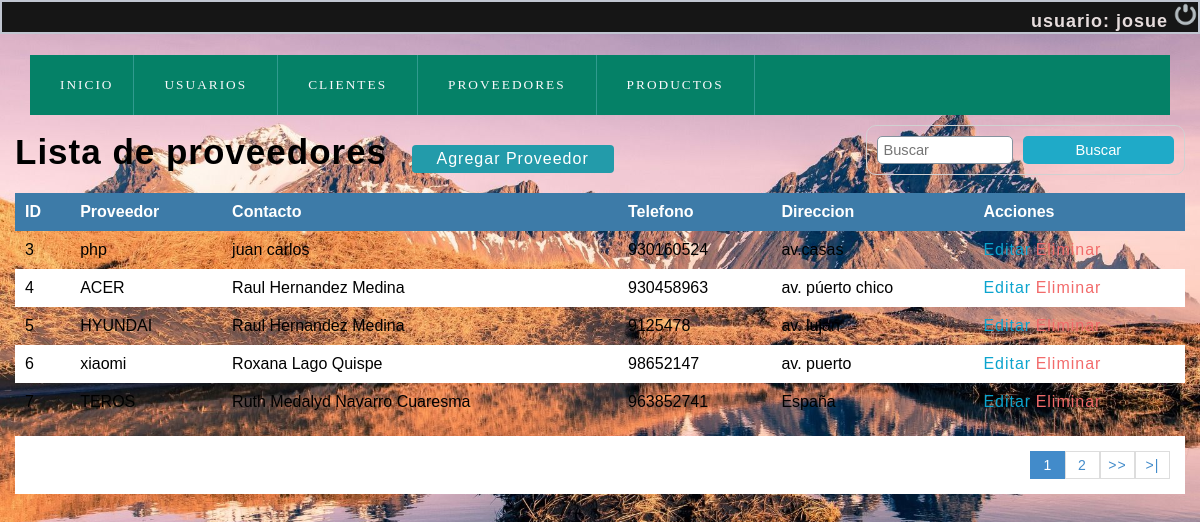
The app's page /olvidocontraseña/lista_proveedor.php (signed in) with its own data.
### tables this page shows
CREATE TABLE `users` (
  `id` int(11) NOT NULL,
  `first_name` varchar(100) NOT NULL,
  `last_name` varchar(100) NOT NULL,
  `email` varchar(100) NOT NULL,
  `password` varchar(255) NOT NULL,
  `phone` varchar(15) NOT NULL,
  `forgot_pass_identity` varchar(32) NOT NULL,
  `created` datetime NOT NULL,
  `modified` datetime NOT NULL,
  `status` enum('1','0') NOT NULL DEFAULT '1'
);

CREATE TABLE `proveedores` (
  `codproveedor` int(11) NOT NULL,
  `proveedor` varchar(100) NOT NULL,
  `contacto` varchar(100) NOT NULL,
  `telefono` int(9) NOT NULL,
  `direccion` varchar(100) NOT NULL
);

### olvidocontraseña/user.php (called while the page is built, shortened)
<?php
class User{
    private $dbHost     = "localhost";
    private $dbUsername = "root";
    private $dbPassword = "12345678";
    private $dbName     = "logtest";
    private $port = 3360;
    private $userTbl    = "users";
    public function __construct(){
        if(!isset($this->db)){
            $conn = new mysqli($this->dbHost, $this->dbUsername, $this->dbPassword, $this->dbName,$this->port);
            if($conn->connect_error){
                die("Failed to connect with MySQL: " . $conn->connect_error);
            }else{
                $this->db = $conn;
            }
        }
    }
    public function getRows($conditions = array()){
        $sql = 'SELECT ';
        $sql .= array_key_exists("select",$conditions)?$conditions['select']:'*';
        $sql .= ' FROM '.$this->userTbl;
        if(array_key_exists("where",$conditions)){
            $sql .= ' WHERE ';
            $i = 0;
            foreach($conditions['where'] as $key => $value){
                $pre = ($i > 0)?' AND ':'';
                $sql .= $pre.$key." = '".$value."'";
                $i++;
            }
        }
        $result = $this->db->query($sql);
        if(array_key_exists("return_type",$conditions) && $conditions['return_type'] != 'all'){
            switch($conditions['return_type']){
                case 'single':
                    $data = $result->fetch_assoc();
                    break;
            }
        }else{
            if($result->num_rows > 0){
                while($row = $result->fetch_assoc()){
                    $data[] = $row;
                }
            }
        }
        return !empty($data)?$data:false;
    }
}

### olvidocontraseña/lista_proveedor.php (the view, shortened to what this page needs)
<?php
	include "conexion.php";
 ?>
<!DOCTYPE html>
<html lang="en">
<head>
	<?php include "scripts.php"; ?>
</head>
<body>
	<?php include "index2.php"; ?>
	<section id="container">
		<h1>Lista de proveedores</h1>
		<a href="registro_proveedores.php" class="btn_new">Agregar Proveedor</a>
		<form action="buscar_proveedor.php" method="get" class="form_search">
			<input type="text" name="busqueda" id="busqueda" placeholder="Buscar">
			<input type="submit" value="Buscar" class="btn_search">
		</form>
		<table>
			<tr>
				<th>ID</th>
				<th>Proveedor</th>
				<th>Contacto</th>
				<th>Telefono</th>
				<th>Direccion</th>
				<th>Acciones</th>
			</tr>
		<?php
			$sql_registe = mysqli_query($conection,"SELECT COUNT(*) as total_registro FROM proveedores");
			$result_register = mysqli_fetch_array($sql_registe);
			$total_registro = $result_register['total_registro'];
			$por_pagina = 5;
			if(empty($_GET['pagina']))
			{
				$pagina = 1;
			}else{
				$pagina = $_GET['pagina'];
			}
			$desde = ($pagina-1) * $por_pagina;
			$total_paginas = ceil($total_registro / $por_pagina);
			$query = mysqli_query($conection,"SELECT * FROM proveedores  ORDER BY codproveedor ASC LIMIT $desde,$por_pagina
				");
			$result = mysqli_num_rows($query);
			if($result > 0){
				while ($data = mysqli_fetch_array($query)) {
			?>
				<tr>
					<td><?php echo $data["codproveedor"]; ?></td>
					<td><?php echo $data["proveedor"]; ?></td>
					<td><?php echo $data["contacto"]; ?></td>
					<td><?php echo $data["telefono"]; ?></td>
					<td><?php echo $data["direccion"]; ?></td>
					<td>
						<a class="link_edit" href="editar_proveedor.php?id=<?php echo $data["codproveedor"]; ?>">Editar</a>
						<a class="link_delete" href="eliminar_confirmar_proveedor.php?id=<?php echo $data["codproveedor"]; ?>">Eliminar</a>
					</td>
				</tr>
		<?php
				}
			}
		 ?>
		</table>
		<div class="paginador">
			<ul>
			<?php
				for ($i=1; $i <= $total_paginas; $i++) {
					if($i == $pagina)
					{
						echo '<li class="pageSelected">'.$i.'</li>';
					}else{
						echo '<li><a href="?pagina='.$i.'">'.$i.'</a></li>';
					}
				}
				if($pagina != $total_paginas)
				{
			 ?>
				<li><a href="?pagina=<?php echo $pagina + 1; ?>">>></a></li>
				<li><a href="?pagina=<?php echo $total_paginas; ?> ">>|</a></li>
			<?php } ?>
			</ul>
		</div>
	</section>
</body>
</html>

### olvidocontraseña/index2.php (shortened to what this page needs)
<?php
$sessData = !empty($_SESSION['sessData'])?$_SESSION['sessData']:'';
?>
<!DOCTYPE html>
<html>
<head>
    <link rel="stylesheet" href="css/estilo.css">
</head>
<body>
<div class="caja" id="jo">
        <?php
			if(!empty($sessData['userLoggedIn']) && !empty($sessData['userID'])){
				include 'user.php';
				$user = new User();
				$conditions['where'] = array(
					'id' => $sessData['userID'],
				);
				$conditions['return_type'] = 'single';
				$userData = $user->getRows($conditions);
        ?>
        <h4>usuario: <?php echo $userData['first_name']; ?></h2>
        <a href="cuentausuario.php?logoutSubmit=1"><img class="close" src="IMG/salir.png" alt="Salir del sistema" title="Salir"></a>
        <?php } ?>
	</div>
    <header>
        <nav>
            <ul>
                <li><a href="index2.php"><span class="icon-home"></span>INICIO</a></li>
                <li class="submenu">
                    <a href="#"><span class="icon-library"></span>Usuarios<span class="despegable icon-circle-down"></span></a>
                </li>
                <li class="submenu">
                    <a href="#"><span class="icon-library"></span>Clientes<span class="despegable icon-circle-down"></span></a>
                <li class="submenu">
                    <a href="#"><span class="icon-library"></span>Proveedores<span class="despegable icon-circle-down"></span></a>
               <li class="submenu">
                    <a href="#"><span class="icon-library"></span>Productos<span class="despegable icon-circle-down"></span></a>
                    </ul>
        </nav>
    </header>
</body>
</html>

### olvidocontraseña/css/style.css (style rules this page uses)
* { margin: 0; padding: 0; box-sizing: border-box; }
body { background: #ededed; }
h1, h2, h3, h4, h5, h6 { font-family: 'arial'; font-weight: bold; letter-spacing: 1px; }
h1 { font-size: 26px; }
h4 { font-size: 16px; }
a { text-decoration: none; font-family: arial; letter-spacing: 1px; }
header { position: fixed; width: 100%; }
.close { width: 25px; height: 25px; }
nav ul { background: #058167; list-style: none; display: -webkit-flex; display: -moz-flex; display: -ms-flex; display: -o-flex; display: flex; justify-content: left; align-items: center; }
nav ul > li a { position: relative; }
nav a { color: #FFF; display: block; font-size: 10pt; font-family: 'GothamBook'; padding: 15px 30px; text-transform: uppercase; letter-spacing: 2px; transition: background .5s; border-right: 1px solid #319B8F; }
#container { padding: 90px 15px 15px; }
form { background: #FFF; margin: auto; padding: 20px 50px; border: 1px solid #d1d1d1; }
input,select { display: block; width: 100%; font-size: 11pt; padding: 5px; border: 1px solid #85929e; border-radius: 5px; }
#container h1 { font-size: 35px; display: inline-block; }
.btn_new { display: inline-block; background: #239baa; color: #FFF; padding: 5px 25px; border-radius: 4px; margin: 20px; }
table { border-collapse: collapse; font-size: 12pt; font-family: 'arial'; width: 100%; }
table th { text-align: left; padding: 10px; background: #3d7ba8; color: #FFF; }
table tr:nth-child(odd) { background: #FFF; }
table td { padding: 10px; }
.link_edit { color: #0ca4ce; }
.link_delete { color: #f26b6b; }
.paginador ul { padding: 15px; list-style: none; background: #FFF; margin-top: 15px; display: -webkit-flex; display: -moz-flex; display: -ms-flex; display: -o-flex; display: flex; justify-content: flex-end; }
.paginador a, .pageSelected { color: #428bca; border: 1px solid #ddd; padding: 5px; display: inline-block; font-size: 14px; text-align: center; width: 35px; }
.pageSelected { color: #FFF; background: #428bca; border: 1px solid #428bca; }
.form_search { display: -webkit-flex; display: -moz-flex; display: -ms-flex; display: -o-flex; display: flex; float: right; background: initial; padding: 10px; border-radius: 10px; }
.form_search .btn_search { background: #1faac8; color: #FFF; padding: 0 20px; border: 0; cursor: pointer; margin-left: 10px; }

### olvidocontraseña/css/estilo.css (style rules this page uses)
body { margin: 0; font-family: sans-serif; background-image:url(IMG/fondo.jpg); width: 100%; height:100%vh; background-size: cover; }
header { width: 100%; }
header nav { background: rgb(12, 63, 44); z-index: 1250; max-width: 1250px; width: 95%; margin: 20px auto; }
header nav ul { list-style: none; }
header nav ul li { display: inline-block; position: relative; }
header nav ul li a { color:rgb(250, 249, 252); display: block; text-decoration: none; padding: 20px; }
h4 { text-align: right; color: #e7dddd; font-weight: normal; font-size: 18px; font-family: Arial; text-transform: lowercase; display:inline; font-weight: bold; letter-spacing: 1px; }
div { width: 100%; height: 100%vh; background: #302f2f; }
.caja { font-family: Century Gothic,CenturyGothic,AppleGothic,sans-serif; color: #ffffff; font-size: 18px; font-weight: 400; text-align: right; background: #161616; margin: 0 0 1px; overflow: hidden; padding: 0.000001px; border-radius: 35px 0px 35px 0px; -moz-border-radius: 0px 0px 0px 0px; -webkit-border-radius: 0px 0px 0px 0px; border: 2px solid #c1c6d1; }
.close { width: 25px; height: 25px; }
a { text-decoration: none; font-family: arial; letter-spacing: 1px; }

### records on screen
users: first_name "josue"
proveedores: codproveedor "3", proveedor "php", contacto "juan carlos", telefono "930160524", direccion "av.casas"
proveedores: codproveedor "4", proveedor "ACER", contacto "Raul Hernandez Medina", telefono "930458963", direccion "av. púerto chico"
proveedores: codproveedor "5", proveedor "HYUNDAI", contacto "Raul Hernandez Medina", telefono "9125478", direccion "av. lujan"
proveedores: codproveedor "6", proveedor "xiaomi", contacto "Roxana Lago Quispe", telefono "98652147", direccion "av. puerto"
proveedores: codproveedor "7", proveedor "TEROS", contacto "Ruth Medalyd Navarro Cuaresma", telefono "963852741", direccion "España"
